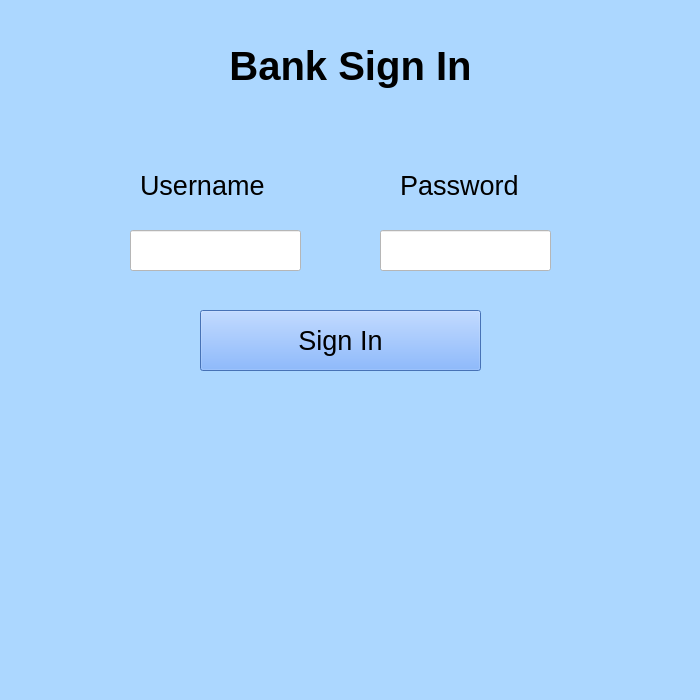
<?xml version="1.0" encoding="UTF-8"?>
<ui version="4.0">
 <class>MainWindow</class>
 <widget class="QMainWindow" name="MainWindow">
  <property name="geometry">
   <rect>
    <x>0</x>
    <y>0</y>
    <width>700</width>
    <height>700</height>
   </rect>
  </property>
  <property name="minimumSize">
   <size>
    <width>700</width>
    <height>700</height>
   </size>
  </property>
  <property name="maximumSize">
   <size>
    <width>700</width>
    <height>700</height>
   </size>
  </property>
  <property name="windowTitle">
   <string>MainWindow</string>
  </property>
  <property name="styleSheet">
   <string notr="true">background-color: rgb(172, 215, 255);
border-color: rgb(0, 0, 0);</string>
  </property>
  <widget class="QWidget" name="centralwidget">
   <widget class="QLabel" name="bank_label">
    <property name="geometry">
     <rect>
      <x>190</x>
      <y>30</y>
      <width>321</width>
      <height>71</height>
     </rect>
    </property>
    <property name="font">
     <font>
      <pointsize>30</pointsize>
      <weight>75</weight>
      <bold>true</bold>
     </font>
    </property>
    <property name="text">
     <string>Bank Sign In</string>
    </property>
    <property name="alignment">
     <set>Qt::AlignCenter</set>
    </property>
   </widget>
   <widget class="QLineEdit" name="username_input">
    <property name="geometry">
     <rect>
      <x>130</x>
      <y>230</y>
      <width>171</width>
      <height>41</height>
     </rect>
    </property>
    <property name="styleSheet">
     <string notr="true">background-color: rgb(255, 255, 255);</string>
    </property>
   </widget>
   <widget class="QLabel" name="username_label">
    <property name="geometry">
     <rect>
      <x>140</x>
      <y>170</y>
      <width>151</width>
      <height>31</height>
     </rect>
    </property>
    <property name="font">
     <font>
      <pointsize>20</pointsize>
     </font>
    </property>
    <property name="text">
     <string>Username</string>
    </property>
   </widget>
   <widget class="QLineEdit" name="password_input">
    <property name="geometry">
     <rect>
      <x>380</x>
      <y>230</y>
      <width>171</width>
      <height>41</height>
     </rect>
    </property>
    <property name="styleSheet">
     <string notr="true">background-color: rgb(255, 255, 255);</string>
    </property>
   </widget>
   <widget class="QLabel" name="password_label">
    <property name="geometry">
     <rect>
      <x>400</x>
      <y>170</y>
      <width>141</width>
      <height>31</height>
     </rect>
    </property>
    <property name="font">
     <font>
      <pointsize>20</pointsize>
     </font>
    </property>
    <property name="text">
     <string>Password</string>
    </property>
   </widget>
   <widget class="QPushButton" name="signin_button">
    <property name="geometry">
     <rect>
      <x>200</x>
      <y>310</y>
      <width>281</width>
      <height>61</height>
     </rect>
    </property>
    <property name="font">
     <font>
      <pointsize>20</pointsize>
     </font>
    </property>
    <property name="styleSheet">
     <string notr="true">background-color: rgb(99, 159, 255);</string>
    </property>
    <property name="text">
     <string>Sign In</string>
    </property>
   </widget>
   <widget class="QLabel" name="errormessage_label">
    <property name="geometry">
     <rect>
      <x>150</x>
      <y>410</y>
      <width>371</width>
      <height>41</height>
     </rect>
    </property>
    <property name="font">
     <font>
      <pointsize>10</pointsize>
     </font>
    </property>
    <property name="text">
     <string/>
    </property>
    <property name="alignment">
     <set>Qt::AlignCenter</set>
    </property>
   </widget>
  </widget>
  <widget class="QMenuBar" name="menubar">
   <property name="geometry">
    <rect>
     <x>0</x>
     <y>0</y>
     <width>700</width>
     <height>26</height>
    </rect>
   </property>
  </widget>
  <widget class="QStatusBar" name="statusbar"/>
 </widget>
 <resources/>
 <connections/>
</ui>
